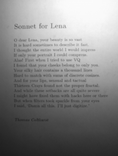
%> input picture week3/img1.gif, 118 x 156 px, shrunk from 384 x 510 before the run
$ octave week3code.m   (GNU Octave 9; MATLAB toolbox functions it lacks are replaced by stand-ins)
%> lines starting %> are read from the running program, lines starting %| are printed output that depends on the picture; in (x1, y1, x2, y2) boxes, pixels count from 0 and x2, y2 are one past the last pixel; in counts of white or black regions, pixels touching at a corner belong together; the program's own positions count from 1
%% Read GIF Images
[img, map] = imread( 'week3\img1.gif', 1);
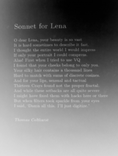
%> img: size 156x118 uint8; min 0, max 222, mean 117.9
%> map = 256 rows, first 12: [0.984 0.984 0.984; 0.98 0.98 0.98; 0.976 0.976 0.976; 0.973 0.973 0.973; 0.969 0.969 0.969; 0.965 0.965 0.965; 0.961 0.961 0.961; 0.957 0.957 0.957; 0.953 0.953 0.953; 0.949 0.949 0.949; 0.945 0.945 0.945; 0.941 0.941 0.941]
[back, map2] = imread( "week3\son2.gif", 1);
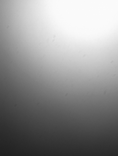
%> input picture week3/son2.gif, 118 x 156 px, shrunk from 384 x 510 before the run
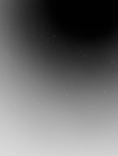
%> back: size 156x118 uint8; min 0, max 219, mean 106.9
%> map2 has the same summary as map
%% Convert to gray image
img2 = ind2gray(img, map);
back2 = ind2gray(back, map2);
%% Apply offset and get the difference between the images
back2 = back2 - 100;
imgfinal = img2 - back2;
%% Apply threshold
imgfinal2 = imbinarize(imgfinal, 'adaptive', 'ForegroundPolarity','dark','Sensitivity',0.5);
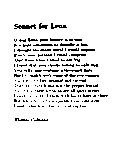
%> imgfinal2: size 156x118 logical; 91.9% white; black in thin lines or dots, all inside (x1, y1, x2, y2) = (14, 23, 108, 121)
montage({img2, imgfinal, imgfinal2}, 'Size', [1 3]);
title("Original Image, enhanced image and image with threshold");
%% Add low contrast image
lowcontrastimg = rgb2gray(imread('week3\lowContrast.jpg'));
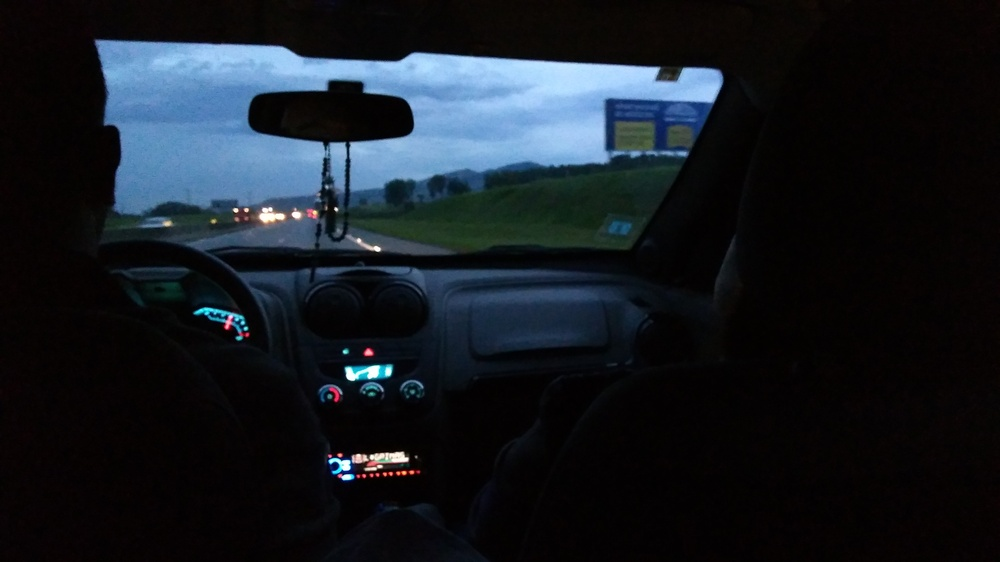
%> input picture week3/lowContrast.jpg, 1000 x 562 px, shrunk from 3264 x 1836 before the run
%> lowcontrastimg: size 562x1000 uint8; min 0, max 255, mean 27.4
imshow(lowcontrastimg);
title("Low Contrast");
%% Apply imadjust
im_imadjust = imadjust(lowcontrastimg);
imshow(im_imadjust);
title("Imadjust");
%% Apply imadjust with gamma
im_imadjustgamma = imadjust(lowcontrastimg, [], [], 0.3);
imshow(im_imadjustgamma);
title("Imadjust with gamma correction");
%% Apply histeq
im_histeq = histeq(lowcontrastimg);
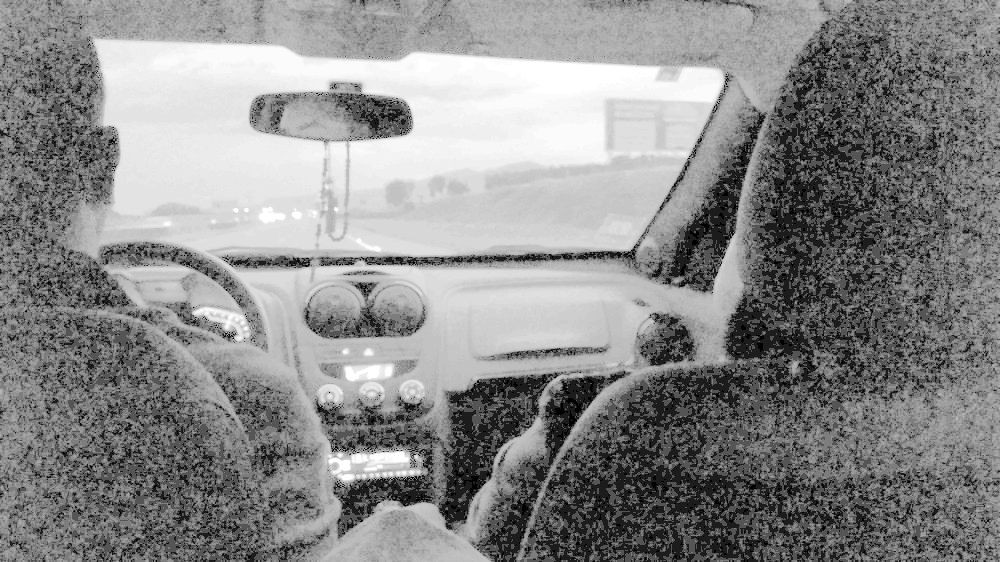
%> im_histeq: size 562x1000 uint8; min 0, max 255, mean 138.3
imshow(im_histeq);
title("Histeq");
%% Apply adapthisteq
im_adapthisteq = adapthisteq(lowcontrastimg);
imshow(im_adapthisteq);
title("Adaptative Histeq");
%% Comparison
montage({lowcontrastimg, im_imadjust, im_imadjustgamma, im_histeq, im_adapthisteq}, 'Size', [1 5]);
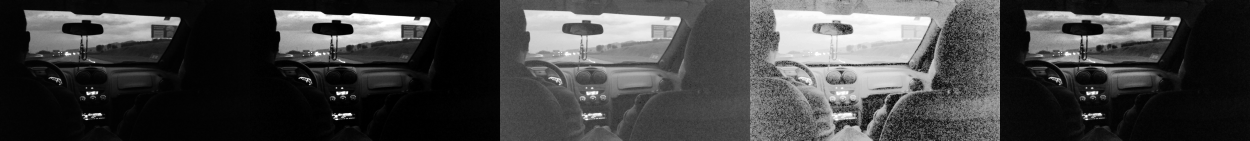
%> displayed picture: size 562x5000, on the screen's scale of 0 to 255 (shown at 1/4 size); min 0, max 255, mean 66.9
title("Original Image and Enhanced Images using imadjust, imadjust with gamma correction, histeq, and adapthisteq")
